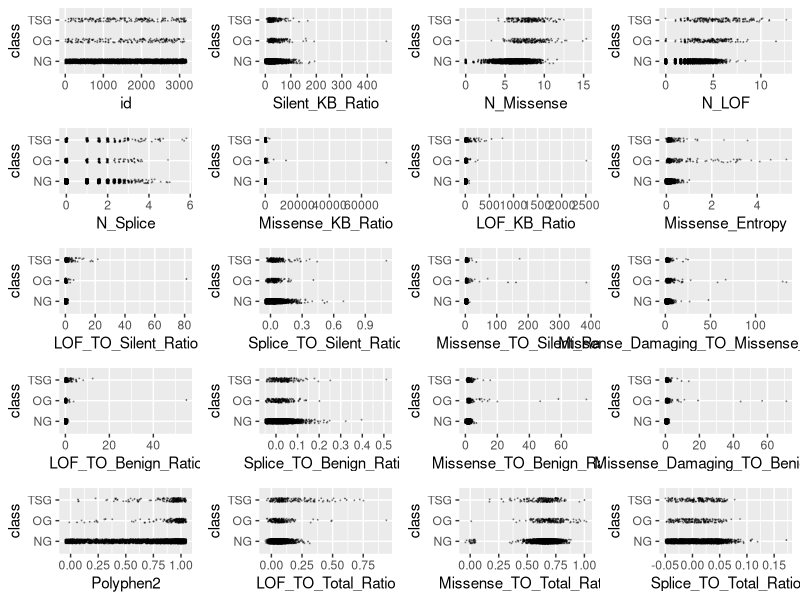
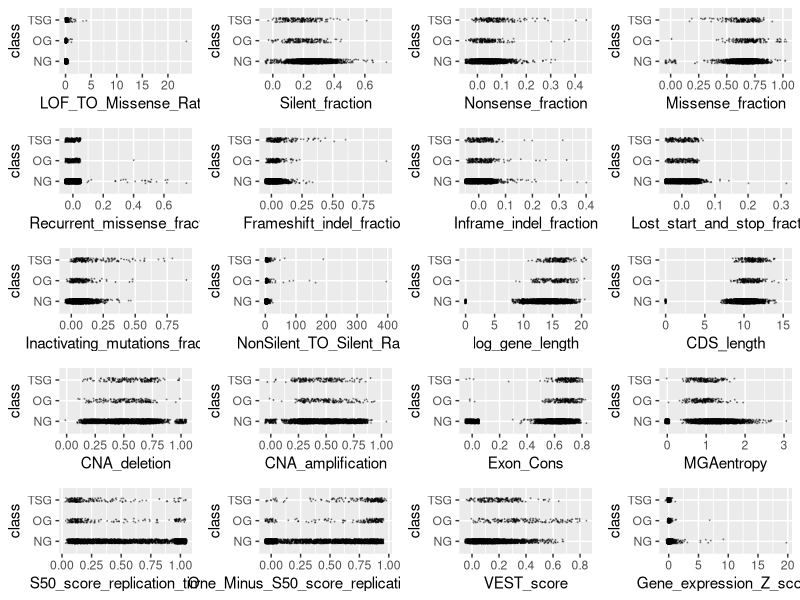
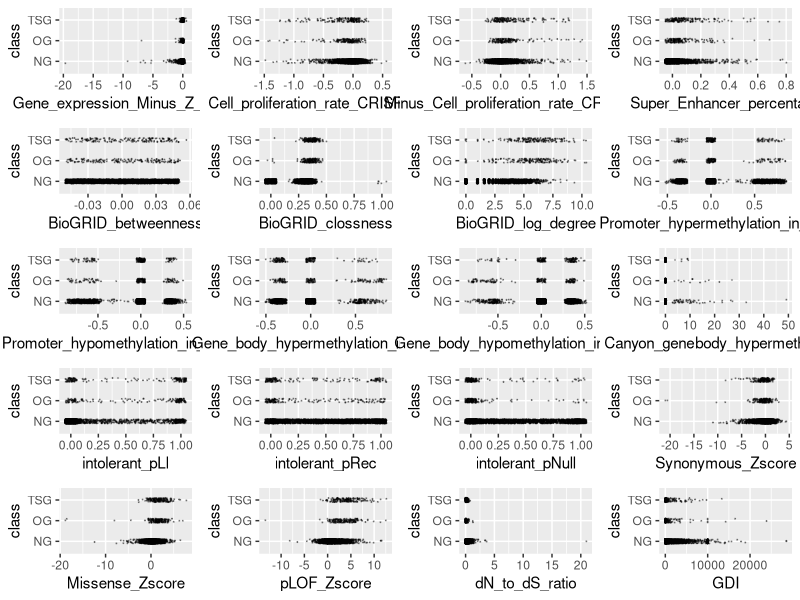
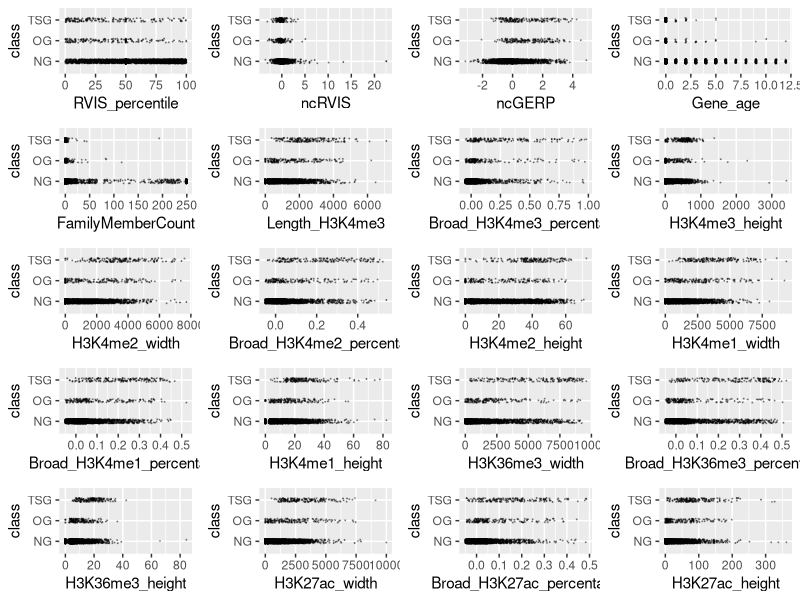
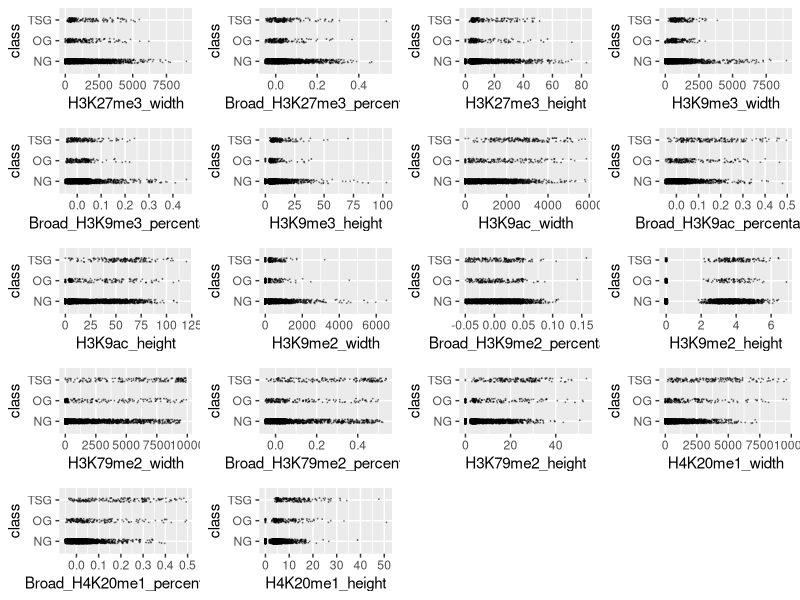
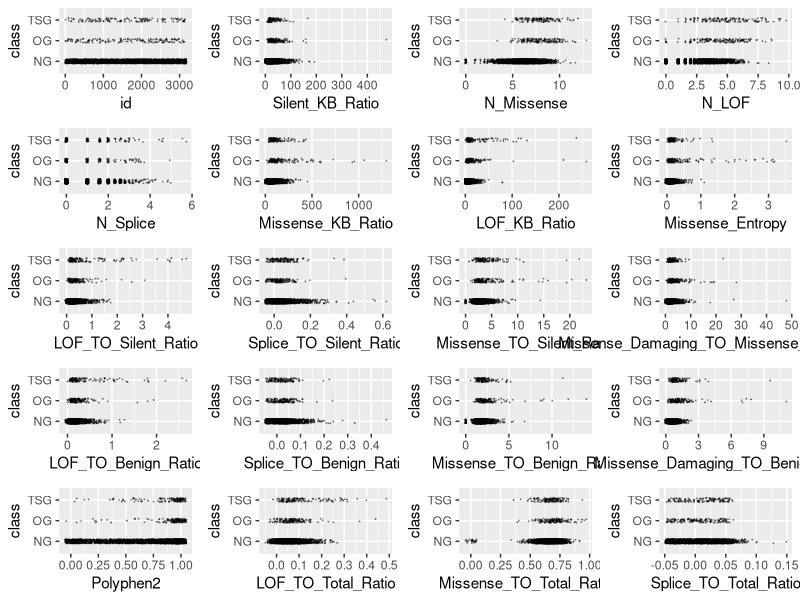
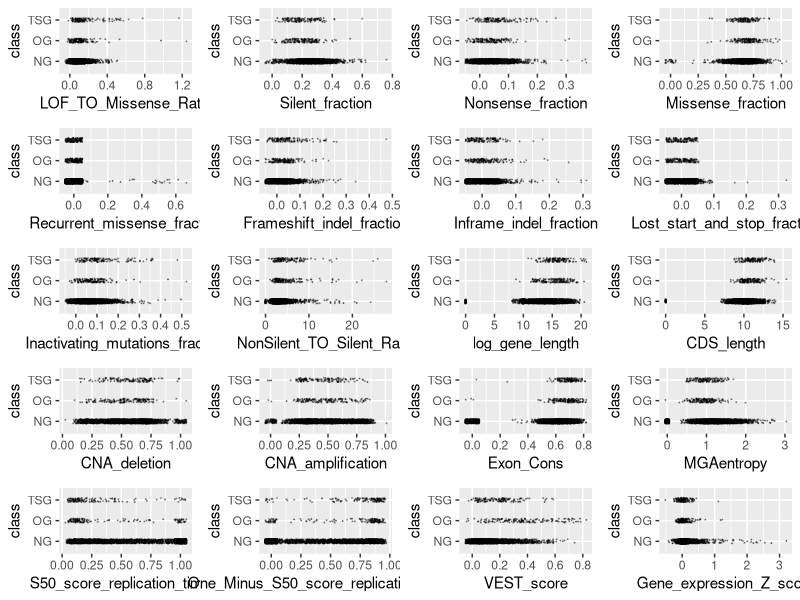
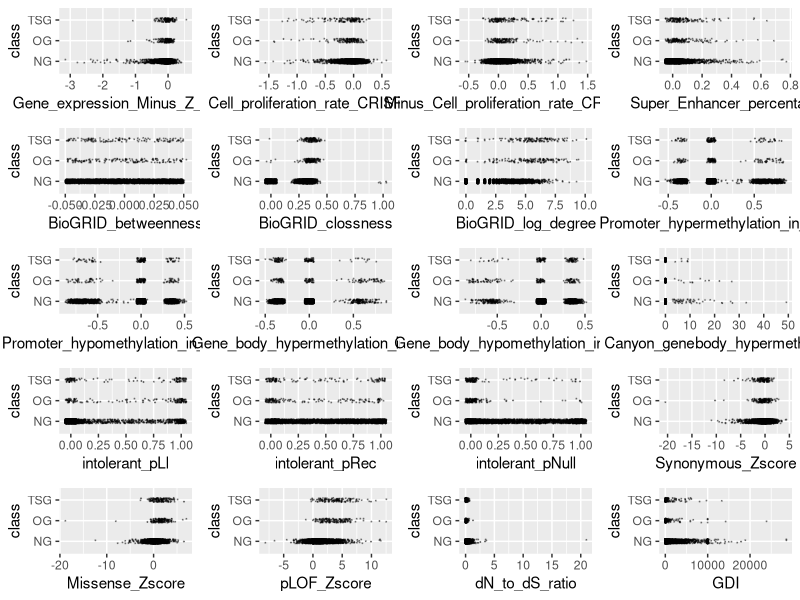

These charts were generated, in order, by the following R code:
## ---- chunk 1
knitr::opts_chunk$set(echo = TRUE)
## ---- chunk 2
training <- read.csv("training.csv", stringsAsFactors = TRUE)
training$class <- factor(training$class)
levels(training$class) <- c("NG", "OG", "TSG")
outlier <- function(data) {
  low <- mean(data) - 3 * sd(data)
  high <- mean(data) + 3 * sd(data)
  which(data < low | data > high)
}
library(ggplot2)
scatter <- function(var) {
  ggplot(training, aes_string(var, "class")) +
    geom_jitter(width = 0.05, height = 0.1, size = 0.1,
                colour = rgb(0, 0, 0, alpha = 1 / 3))
}
scat_plot <- lapply(names(training)[-99], scatter)
library(gridExtra)
grid.arrange(grobs = scat_plot[1:20], ncol = 4)
grid.arrange(grobs = scat_plot[21:40], ncol = 4)
grid.arrange(grobs = scat_plot[41:60], ncol = 4)
grid.arrange(grobs = scat_plot[61:80], ncol = 4)
grid.arrange(grobs = scat_plot[81:98], ncol = 4)
outlier_index <- sort(table(unlist(lapply(training[,-99], outlier))), decreasing = TRUE)
outlier_index[1:100]
training <- training[-as.numeric(names(outlier_index)[1:50]),]
training <- training[-which(training$Missense_TO_Silent_Ratio > 100), ]
training <- training[-which(training$Missense_KB_Ratio > 2000), ]
training <- training[-which(training$LOF_TO_Silent_Ratio > 5), ]
training <- training[-which(training$Gene_expression_Z_score > 4), ]
## ---- chunk 3
library(ggplot2)
scatter <- function(var) {
  ggplot(training, aes_string(var, "class")) +
    geom_jitter(width = 0.05, height = 0.1, size = 0.1,
                colour = rgb(0, 0, 0, alpha = 1 / 3))
}
scat_plot <- lapply(names(training)[-99], scatter)
library(gridExtra)
grid.arrange(grobs = scat_plot[1:20], ncol = 4)
grid.arrange(grobs = scat_plot[21:40], ncol = 4)
grid.arrange(grobs = scat_plot[41:60], ncol = 4)
grid.arrange(grobs = scat_plot[61:80], ncol = 4)
grid.arrange(grobs = scat_plot[81:98], ncol = 4)
## ---- chunk 4
sig <- logical(98)
names(sig) <- names(training)[-99]
k <- 1
diffs <- logical(98)
for (var in names(training)[-99]) {
  model <- aov(training[[var]] ~ factor(training$class))
  sig[k] <- summary(model)[[1]][1, 5]
  diffs[k] <- all(TukeyHSD(model)$`factor(training$class)`[, 4] < 0.05)
  k <- k + 1
}
sort(sig[diffs])
score <- function (conf_mat) {
  print(sum(diag(conf_mat) * c(1, 20, 20)))
  print(sum(diag(conf_mat) * c(1, 20, 20)) / sum(apply(conf_mat, 2, sum) * c(1, 20, 20)))
}

classify <- function(probs) {
  if (any(probs[2:3] > 0.05)) {
    subset <- probs[2:3]
    output <- which(subset == max(subset))
    if (length(output) > 1) {
        output <- sample(1:2, 1)
    }
  } else {
    output <- 0
  }
  output
}
## ---- chunk 5
library(dplyr)
vars <- training %>% select(Broad_H3K9ac_percentage, N_LOF, pLOF_Zscore, N_Missense, Missense_Entropy,
                            N_Splice, LOF_TO_Total_Ratio, VEST_score, BioGRID_log_degree, Broad_H3K79me2_percentage,
                            intolerant_pLI, RVIS_percentile,
                            Polyphen2, Broad_H3K36me3_percentage, class)
vars$class <- factor(vars$class)
levels(vars$class) <- c("NG", "OG", "TSG")
cor_mtx = round(cor(vars[, names(vars) != "class"]), 2)
library(reshape2)
#reshape it
melted_cor_mtx <- melt(cor_mtx)

#draw the heatmap
cor_heatmap = ggplot(data = melted_cor_mtx, aes(x=Var1, y=Var2, fill=value)) + geom_tile()
cor_heatmap = cor_heatmap +
scale_fill_gradient2(low = "blue", high = "red", mid = "white", midpoint = 0, limit = c(-1,1), space = "Lab", name="Pearson\nCorrelation") + 
theme_minimal() +
theme(axis.text.x = element_text(angle = 45, vjust = 1, size = 12, hjust = 1))

cor_heatmap
## ---- chunk 6
library(dplyr)
set.seed(nrow(training) +345)
vars <- training %>% select(Broad_H3K9ac_percentage, N_LOF, pLOF_Zscore, Missense_Entropy,
                            N_Splice, LOF_TO_Total_Ratio, VEST_score, BioGRID_log_degree, Broad_H3K79me2_percentage,
                            Gene_age,
                            Polyphen2, Broad_H3K36me3_percentage, class)
library(caret)
vars_test <- createDataPartition(vars$class, p = 0.7, 
                                  list = FALSE)
vars_train <- vars[vars_test, ]
vars_test <- vars[-vars_test, ]

train_cont <- trainControl(method = "cv", number = 5, classProbs = TRUE, savePredictions = TRUE)


knn_ft <- train(class ~ ., data = vars_train, method = "knn", preProc = c("center", "scale"),
                trControl = train_cont, tuneGrid = expand.grid(k = seq(from = 1, to = 25, by = 5)))
for (k in seq(from = 1, to = 25, by = 5)) {
  preds <- predict(knn_ft, newdata = vars_test, type = "prob")
  knn_mod <- table("pred"=unlist(apply(preds, 1, classify)), "obs" = vars_test$class)
  print(knn_mod)
  score(knn_mod)
}
train_cont <- trainControl(method = "cv", number = 5, classProbs = TRUE, savePredictions = TRUE)
qda_ft <- train(class ~ ., data = vars_train, method = "qda", preProc = c("center", "scale"),
                trControl = train_cont)
preds <- predict(qda_ft, newdata = vars_test, type = "prob")

qda_mod <- table("pred"=apply(preds, 1, classify), "obs" = vars_test$class)
qda_mod
score(qda_mod)
train_cont <- trainControl(method = "cv", number = 5, classProbs = TRUE, savePredictions = TRUE)
lda_ft <- train(class ~ ., data = vars_train, method = "lda", preProc = c("center", "scale"),
                trControl = train_cont)
preds <- predict(lda_ft, newdata = vars_test, type = "prob")

lda_mod <- table("pred"=apply(preds, 1, classify), "obs" = vars_test$class)
lda_mod
score(lda_mod)
